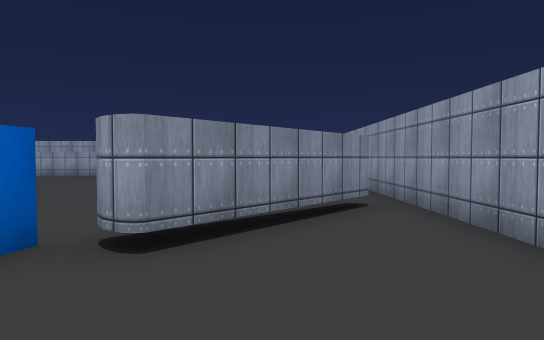
view 1 (above)

16 first-person views from a walk through a scene from a Unity 3-D project. The camera is 1.5 m above the floor, tilts 2° down and sees 75° across. The floor is counted in squares, 2 m on a side. Each view is taken from the middle of a square. On the plan, view 1 faces up. The plan holds only what a view shows up to about 11 squares ahead; the rest is blank. Some surface patterns are stand-ins.

view 2
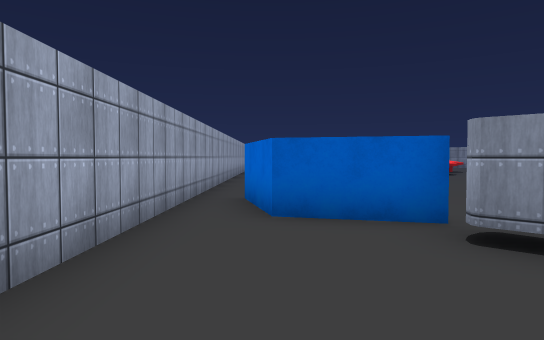

view 3
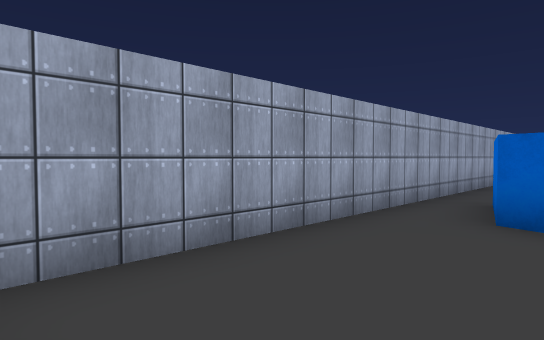

view 4
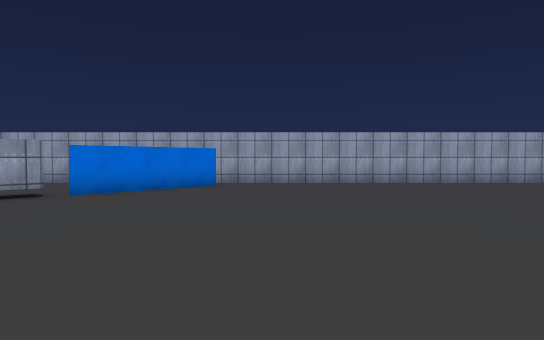

view 5
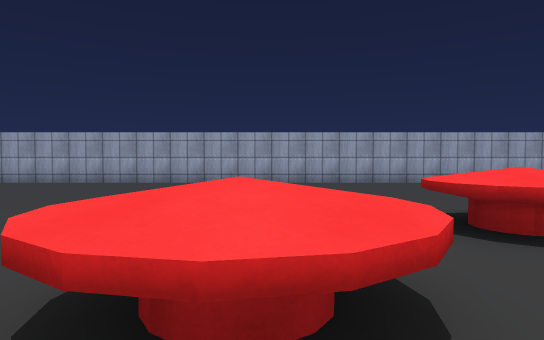

view 6
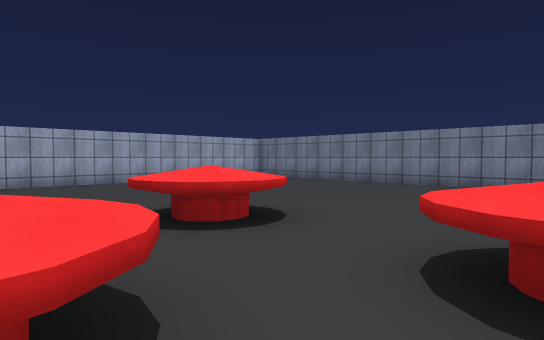

view 7
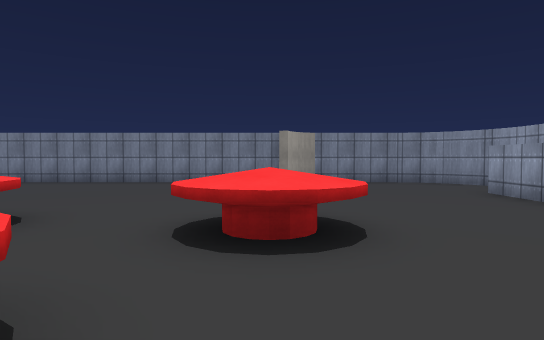

view 8
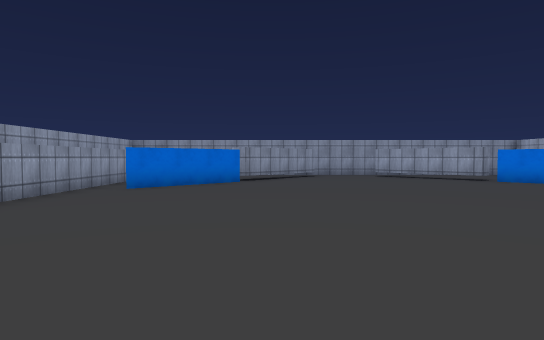

view 9
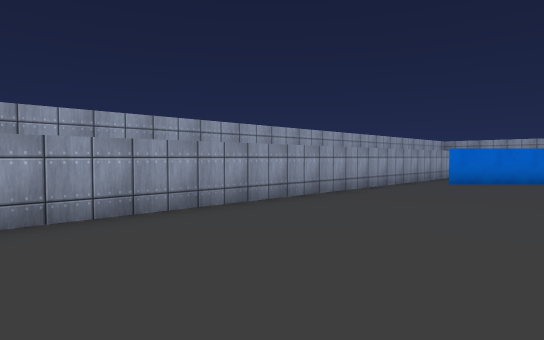

view 10
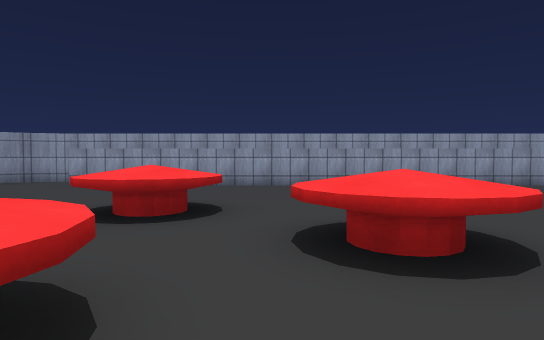

view 11
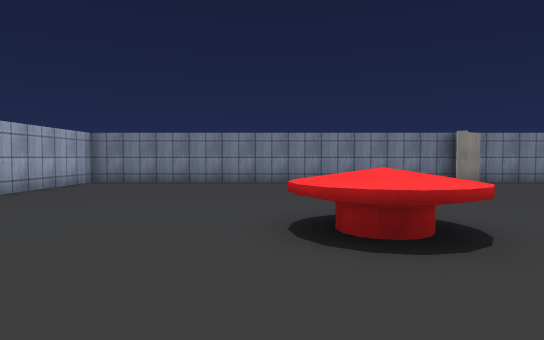

view 12
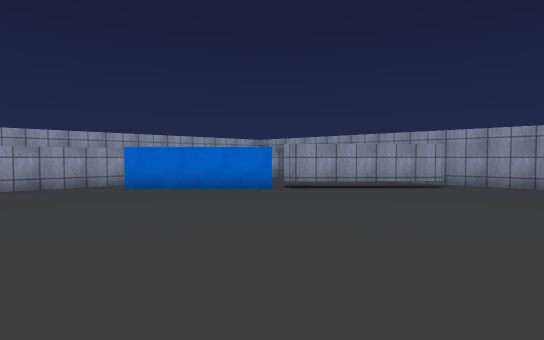

view 13
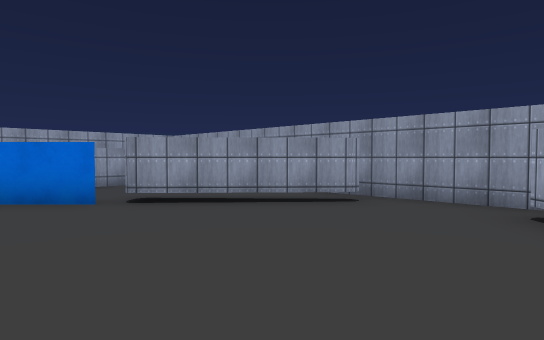

view 14
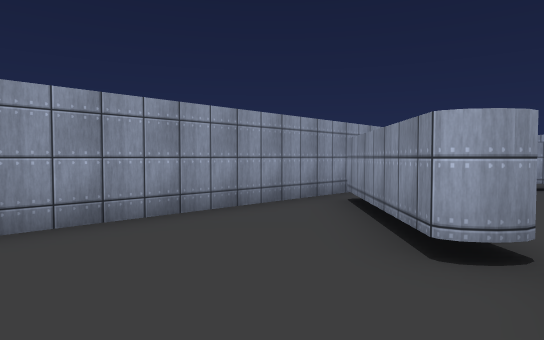

view 15
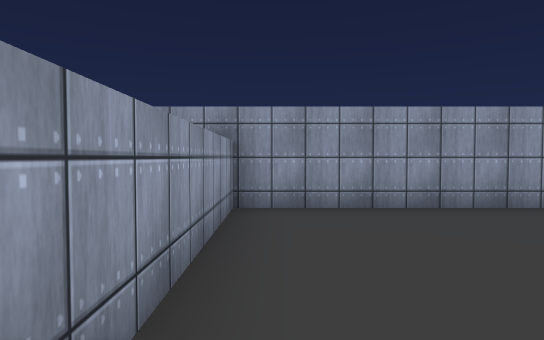

view 16
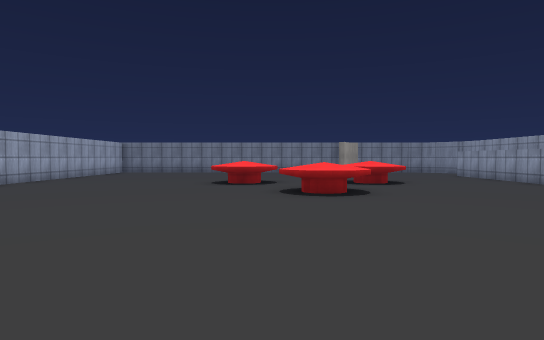

### Floor plan
Key: @ floor where view 1 was taken; # wall or solid block; . floor; ^ raised ledge; T thing the floor can be seen under or through; O other object.
Columns run from 24 left of view 1 to 3 right of it. Each row starts with its distance up from view 1.
 16 #####
 15 #...########################
 14 #..........................#
 13 #...................##.....#
 12 #....................##....#
 11 O......^..............TT...#
 10 #O ....^^..............TT..#
  9 #   ...^..^.............TT.#
  8 #  .......^^...............#
  7 #......^^..................#
  6 #......^^..................#
  5 #........................#.#
  4 #.......................##.#
  3 #.....................###..#
  2 #....................##....
  1 #...................##.....
  0 #.......................@..
 -1 ###########################

Positions as (right, up) in squares from view 1, and headings:
1: (0, 0), facing up
2: (2, 1), facing left
3: (2, 2), facing down-left
4: (-6, 10), facing down
5: (-14, 10), facing down
6: (-14, 10), facing down-left
7: (-13, 10), facing left
8: (-13, 10), facing right
9: (-15, 10), facing up-right
10: (-15, 5), facing up
11: (-13, 5), facing left
12: (-8, 5), facing up-right
13: (-4, 5), facing up-right
14: (-2, 14), facing down-right
15: (-3, 14), facing right
16: (-6, 7), facing left
